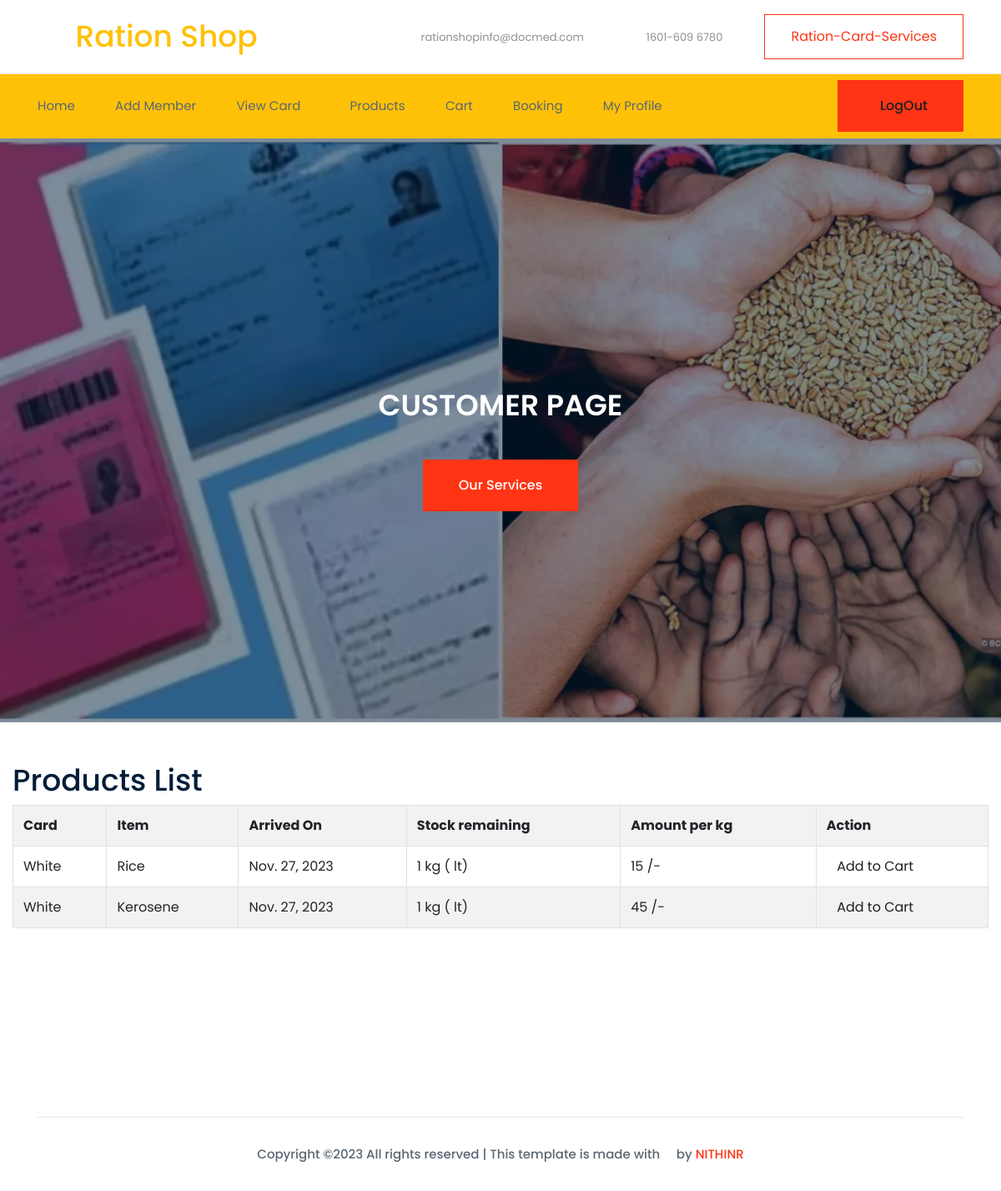
The app's page /customer/products_list (signed in) with its own data.
### ration_shop_app/models.py (models this page shows)
class Product(models.Model):
    card = models.ForeignKey(Card, on_delete=models.CASCADE,null=True)
    item = models.ForeignKey(Product_Item, on_delete=models.CASCADE,null=True)
    quantity = models.CharField(max_length=1000, null=True)
    arrived = models.DateField( auto_now_add=False, null=True)
    amount = models.CharField(max_length=100, null=True)
    status = models.CharField(max_length=100, null=True)

class Card(models.Model):
    card = models.CharField(max_length=20, null=True)
    allowed_quantity=models.CharField(max_length=100, null=True)
    status = models.CharField(max_length=100, null=True)

class Product_Item(models.Model):
    item = models.CharField(max_length=20, null=True)
    status = models.CharField(max_length=100, null=True)

### ration_shop_app/customer_views.py (the view)
# urls.py: path('products_list',View_Product.as_view()),
class View_Product(TemplateView):
    template_name = 'customer/products_list.html'
    def get_context_data(self, **kwargs):
        context = super(View_Product, self).get_context_data(**kwargs)
        cust = Customer.objects.get(user_id=self.request.user.id)
        view_pp = Product.objects.filter(card_id=cust.id)
        context['view_pp'] = view_pp
        return context

### templates/customer/products_list.html (shortened to what this page needs)
{% extends 'customer/base.html' %}
{% load static %}
{% block content %}
    <div class="slider_area">
        <div class="single_slider  d-flex align-items-center slider_bg_1">
            <div class="container">
                <div class="row align-items-center justify-content-center">
                    <div class="col-xl-8">
                        <div class="slider_text text-center justify-content-center">
                            <h3>CUSTOMER PAGE</h3>
                                <a class="boxed-btn3" href="service.html">Our Services</a>
                        </div>
                    </div>
                </div>
            </div>
        </div>
    </div>
    <br>
    <br>
    <div class="col-xl-12">
        <div id="page-inner" >
            <h1> Products List</h1>
                <table class="table table-bordered table-striped table-hover">
                    <th class="info">Card</th>
                    <th class="info">Item</th>
                    <th class="info">Arrived On</th>
                    <th class="info">Stock remaining</th>
                    <th class="info">Amount per kg</th>
                    <th class="info">Action</th>
            {% for i in view_pp  %}
            <tr>
                <td>{{ i.card.card}}</td>
                <td>{{ i.item.item }}
                <td>{{ i.arrived }}
                <td>{{ i.quantity}} kg ( lt)</td>
                <td>{{ i.amount}} /-</td>
                <td><a href="/customer/CartView/{{i.id}}/" class="cart-btn"><i class="fa fa-shopping-cart"></i>Add to Cart</a></td>
            </tr>
                {% endfor %}
            </table>
        </div>
    </div>
    {% endblock  %}

### records on screen
Product: card.card "White", item.item "Rice", arrived "Nov. 27, 2023", quantity "1", amount "15"
Product: card.card "White", item.item "Kerosene", arrived "Nov. 27, 2023", quantity "1", amount "45"
